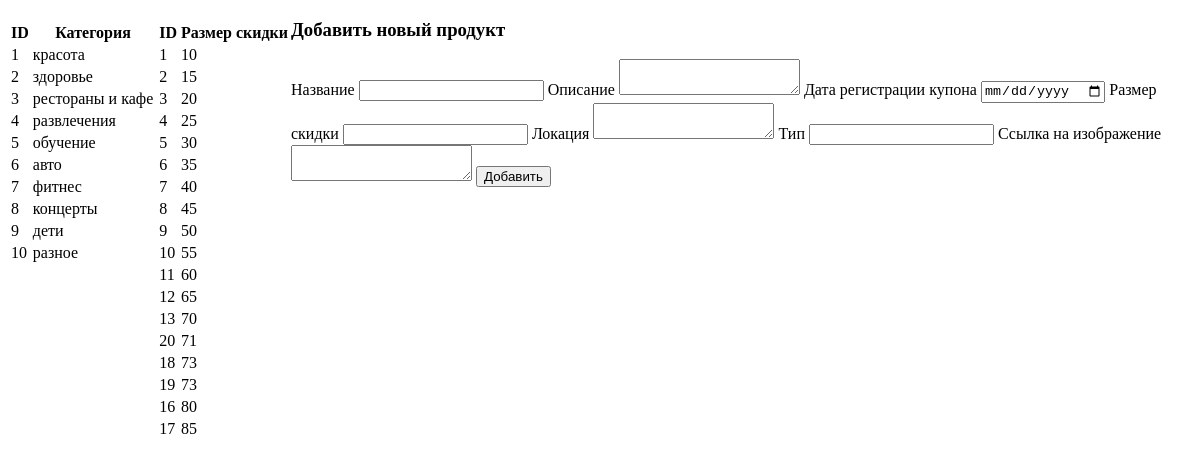
Screenshot of /core/update.php with the database file from the repository.
### tables this page shows
CREATE TABLE `types` (
  `id` int NOT NULL,
  `type` text NOT NULL
);

CREATE TABLE `sale` (
  `id` int NOT NULL,
  `value` int NOT NULL
);

### core/update.php (the view, shortened to what this page needs)
<?php
require_once 'config/connect.php';
$product_id = $_GET['id'];
$product = mysqli_query($connect, "SELECT * FROM `service` WHERE `id` = '$product_id'");
$product = mysqli_fetch_assoc($product);
$categories = mysqli_query($connect, "SELECT * FROM `types`");
$sales = mysqli_query($connect, "SELECT * FROM `sale`");
$categories = mysqli_fetch_all($categories);
$sales = mysqli_fetch_all($sales);
?>
<!DOCTYPE html>
<html lang="en">
<head>
    <link href="css/style.css" rel="stylesheet" />
</head>
<body>
  <table style="float: left;">
      <th>ID</th>
      <th>Категория</th>
    <?php foreach ($categories as $category) {?>
    <tr>
      <td><?= $category[0] ?></td>
      <td><?= $category[1] ?></td>
    </tr>
    <?php
    }
    ?>
  </table>
  <table style="float: left;">
      <th>ID</th>
      <th>Размер скидки</th>
    <?php foreach ($sales as $sale) {?>
    <tr>
      <td><?= $sale[0] ?></td>
      <td><?= $sale[1] ?></td>
    </tr>
    <?php
    }
    ?>
  </table>
<div class="form-container">
  <form action="vendor/update.php" method="post">
    <h3>Добавить новый продукт</h3>
    <label>Название</label>
    <input type="text" name="name" value="<?= $product['name'] ?>">
    <label>Описание</label>
    <textarea name="description" ><?= $product['description'] ?></textarea>
    <label>Дата регистрации купона</label>
    <input type="date" name="date" value = "<?= $product['date_registration'] ?>">
    <label>Размер скидки</label>
    <input type="text" name="sale" value="<?= $product['sale'] ?>">
    <label>Локация</label>
    <textarea name="location" ><?= $product['location'] ?></textarea>
    <label>Тип</label>
    <input type="number" name="type" value="<?= $product['type'] ?>">
    <label>Ссылка на изображение</label>
    <textarea name="img_src"><?= $product['img_src'] ?></textarea>
    <button type="submit">Добавить</button>
  </form>
  </div>
</body>
</html>

### core/assets/css/style.css (style rules this page uses)
:root { --active: #b84a4a; --active-hover: #a54242; --primary-text: #4b4b4b; --primary-bg: #f5f6f1; --primary-bg-hover: #eaece1; --white: #fff; }
body { font-family: 'Unbounded', cursive; }

### rows the page displays
types: id "1", type "красота"
types: id "2", type "здоровье"
types: id "3", type "рестораны и кафе"
types: id "4", type "развлечения"
types: id "5", type "обучение"
types: id "6", type "авто"
types: id "7", type "фитнес"
types: id "8", type "концерты"
types: id "9", type "дети"
types: id "10", type "разное"
sale: id "1", value "10"
sale: id "2", value "15"
sale: id "3", value "20"
sale: id "4", value "25"
sale: id "5", value "30"
sale: id "6", value "35"
sale: id "7", value "40"
sale: id "8", value "45"
sale: id "9", value "50"
sale: id "10", value "55"
sale: id "11", value "60"
sale: id "12", value "65"
sale: id "13", value "70"
sale: id "20", value "71"
sale: id "18", value "73"
sale: id "19", value "73"
sale: id "16", value "80"
sale: id "17", value "85"
